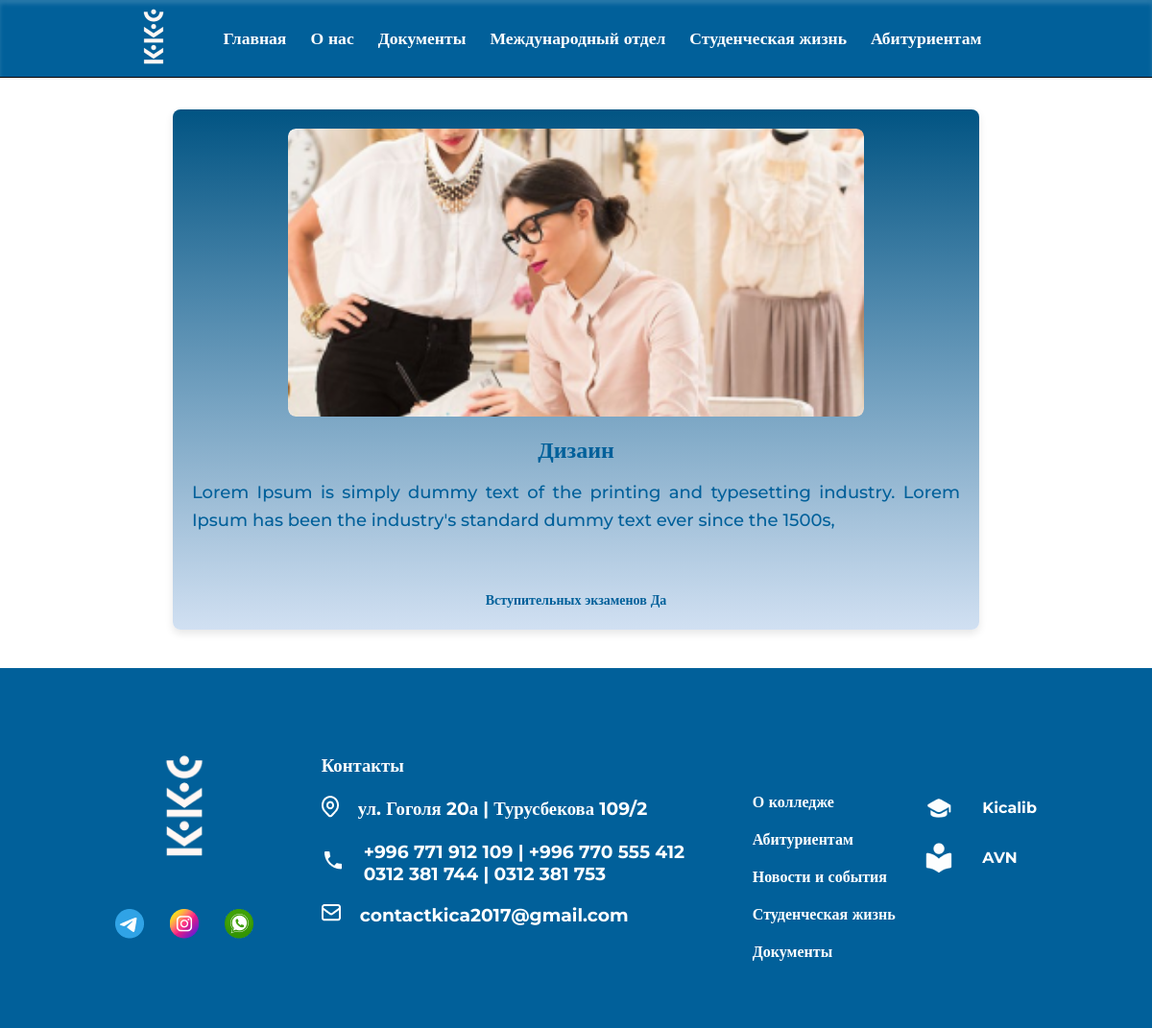
The page /course_detail/1/ on the database its author committed.
### main_page/models.py (models this page shows, shortened)
class Courses(models.Model):
    EXAM = (("Да", "Да"), ("Нет", "Нет"))
    image = models.ImageField(
        upload_to="images/", null=True, verbose_name="Загрузите фото направления"
    )
    course_name = models.CharField(
        max_length=100, null=True, verbose_name="Укажите название курса"
    )
    qualification = models.CharField(
        max_length=100, verbose_name="укажите квалификацию", null=True
    )
    description = models.TextField(verbose_name="укажите описания к курсу", null=True)
    year_study = models.CharField(
        max_length=100, verbose_name="укажите срок обучения", null=True
    )
    exam = models.CharField(
        max_length=100,
        verbose_name="есть ли вступительные экзамены",
        choices=EXAM,
        null=True,
    )
    lupic_ic = models.TextField(verbose_name='Укажите Lupic', null=True, blank=True)
    class Meta:
        verbose_name = "направление"
        verbose_name_plural = "направления"

class Contact(models.Model):
    street = models.CharField(max_length=100, verbose_name="Укажите улицу")
    number_1 = models.CharField(max_length=100, verbose_name="Укажите номер телефона 1")
    number_2 = models.CharField(
        max_length=100, verbose_name="Укажите номер телефона 2", blank=True
    )
    number_3 = models.CharField(
        max_length=100, verbose_name="Укажите номер телефона 3", blank=True
    )
    number_4 = models.CharField(
        max_length=100, verbose_name="Укажите номер телефона 4", blank=True
    )
    email = models.EmailField(verbose_name="Укажите EMAIL", default="@gmail.com")
    class Meta:
        verbose_name = "контакт"
        verbose_name_plural = "контакты"

### main_page/views.py (the view)
def main_page_courses_details(request, id):
    if request.method == "GET":
        course_id = get_object_or_404(models.Courses, id=id)
        context = {
            "course_id": course_id,
        }
        return render(
            request, template_name="index_detail_courses.html", context=context
        )

### main_page/context_processors.py (called while the page is built)
def contact_processor(request):
    contact = Contact.objects.all()
    return {"contact": contact}

### templates/index_detail_courses.html
{% load static %}
{% include 'header.html' %}
<link rel="stylesheet" href="{% static 'css/details.css' %}">
<br><br><br><br><br><br>
    <div class="container">
      <div class="image-section">
        <img src="{{ course_id.image.url }}" alt="Переводческое дело" />
      </div>
      <div class="text-section">
        <h1 class="header-title">{{ course_id.course_name }}</h1>
        <p class="body-info">
         {{ course_id.description }}
        </p>
        <p class="small-text">
          {{ course_id.some_information }}<br />
        </p>
        <p class="foot-text">Вступительных экзаменов {{ course_id.exam }}</p>
      </div>
    </div>
{% include 'footer.html' %}

### templates/footer.html (shortened to what this page needs)
{% load static %}
<footer>
    <div class="foot_cont">
        <div class="logo">
            <div class="log_cont">
                <img src="{% static 'image_kkc/logo_transparent_blue 2.png' %}" alt="">
            </div>
            <div class="soc_net">
                <a href="#">
                    <img src="{% static 'image_kkc/soc_net/3337190045231025 1.png' %}" alt="">
                </a>
                <a target="_blank" href="https://www.instagram.com/kkc_kica?utm_source=ig_web_button_share_sheet&igsh=ZDNlZDc0MzIxNw==">
                    <img src="{% static 'image_kkc/soc_net/image 15.png' %}" alt="">
                </a>
                <a target="_blank" href="https://wa.me/996771912109">
                    <img src="{% static 'image_kkc/soc_net/image 16.png' %}" alt="">
                </a>
            </div>
        </div>
        <div class="contacts">
            <h3 class="contact_title">Контакты</h3>
            {% if contact %}
                {% for item in contact %}
                    <div class="contact_item">
                        <span>
                            <img src="{% static 'image_kkc/icon/Icon_location.png' %}" alt="">
                        </span>
                        <a href="#">
                            <h3>{{ item.street }}</h3>
                        </a>
                    </div>
                    <div class="contact_item">
                        <span>
                            <img src="{% static 'image_kkc/icon/local_phone.png' %}" alt="">
                        </span>
                        <a href="#">
                            <h3>{{ item.number_1 }} | {{ item.number_2 }}<br>
                                {{ item.number_3 }} | {{ item.number_4 }}</h3>
                        </a>
                    </div>
                    <div class="contact_item">
                        <span>
                            <img src="{% static 'image_kkc/icon/Icon.png' %}" alt="">
                        </span>
                        <a href="#">
                            <h3>{{ item.email }}</h3>
                        </a>
                    </div>
                {% endfor %}
            {% endif %}
        </div>
        <div class="nav_footer">
            <h6><a href="{% url 'about_us' %}" class="link_nav">О колледже</a></h6>
            <h6><a href="#" class="link_nav">Абитуриентам</a></h6>
            <h6><a href="{% url 'news_list' %}" class="link_nav">Новости и события</a></h6>
            <h6><a href="#" class="link_nav">Студенческая жизнь</a></h6>
            <h6><a href="{% url 'documents' %}" class="link_nav">Документы</a></h6>
        </div>
        <div class="stud_tools">
            <div class="tool_1">
                <img src="{% static 'image_kkc/icon/kicalib.png' %}" alt="">
                <h6 class="footer_tool"><a class="tool_item" href="#">Kicalib</a></h6>
            </div>
            <div class="tool_1">
                <img src="{% static 'image_kkc/icon/avn.png' %}" alt="">
                <h6 class="footer_tool"><a class="tool_item" href="http://212.112.103.155:85/">AVN</a></h6>
            </div>
        </div>
    </div>
</footer>
</body>
</html>

### static/css/index.css (style rules this page uses)
* { padding: 0; margin: 0; text-decoration: none; }
body { font-family: Montserrat; font-weight: 400; top: 0px !important; }
footer { width: 100%; height: auto; background-color: #01609A; display: flex; justify-content: center; margin-top: 40px; }
.foot_cont { width: 80%; padding-top: 70px; padding-bottom: 70px; display: flex; justify-content: space-between; flex-wrap: wrap; color: #fff !important; }
.log_cont img { width: 9rem; }
.soc_net { display: flex; justify-content: space-between; margin-top: 30px; }
.contacts { margin-top: 20px; margin-left: 40px; }
.contact_item { display: flex; align-items: center; gap: 20px; margin-top: 20px; }
.contact_item a { color: #fff; }
.nav_footer { display: block; margin-left: 40px; margin-top: 40px; }
.stud_tools { margin-top: 40px; }
a { color: #ffff; }
.nav_footer h6 { margin-top: 20px; color: white; font-size: 16px; font-weight: 600; }
.nav_footer h6 a { text-decoration: none; color: white; }
.contact_item a { text-decoration: none; }
.tool_1 a { text-decoration: none; color: white; }
.tool_1 { display: flex; align-items: center; gap: 30px; margin-top: 20px; }
.tool_item { font-size: 16px; }

### static/css/details.css (style rules this page uses)
.container { display: flex; flex-direction: column; align-items: center; max-width: 800px; margin: auto; background: linear-gradient(to bottom, #015483, #D1E0F2); padding: 20px; box-shadow: 0 4px 8px rgba(0, 0, 0, 0.1); border-radius: 8px; }
.image-section { width: 100%; max-width: 600px; height: 300px; border-radius: 8px; overflow: hidden; }
.image-section img { width: 100%; height: 100%; object-fit: cover; border-radius: 8px; }
.text-section { width: 100%; color: rgba(1, 96, 154, 1); padding-top: 20px; }
.header-title { font-size: 24px; color: rgba(1, 96, 154, 1); margin: 0 0 16px; font-weight: 700; text-align: center; }
.body-info { font-size: 18px; line-height: 1.6; margin: 0 0 12px; font-weight: 500; text-align: justify; }
.small-text, .foot-text { font-size: 14px; line-height: 1.4; color: rgba(1, 96, 154, 1); margin-top: 20px; font-weight: 600; text-align: center; }

### rows shown on the page
Courses: image (picture), course_name "Дизаин", description "Lorem Ipsum is simply dummy text of the printing and typesetting industry. Lorem Ipsum has been the industry's standard dummy text ever since the 1500s,", exam "Да"
Contact: street "ул. Гоголя 20а | Турусбекова 109/2", number_1 "+996 771 912 109", number_2 "+996 770 555 412", number_3 "0312 381 744", number_4 "0312 381 753", email "contactkica2017@gmail.com"
